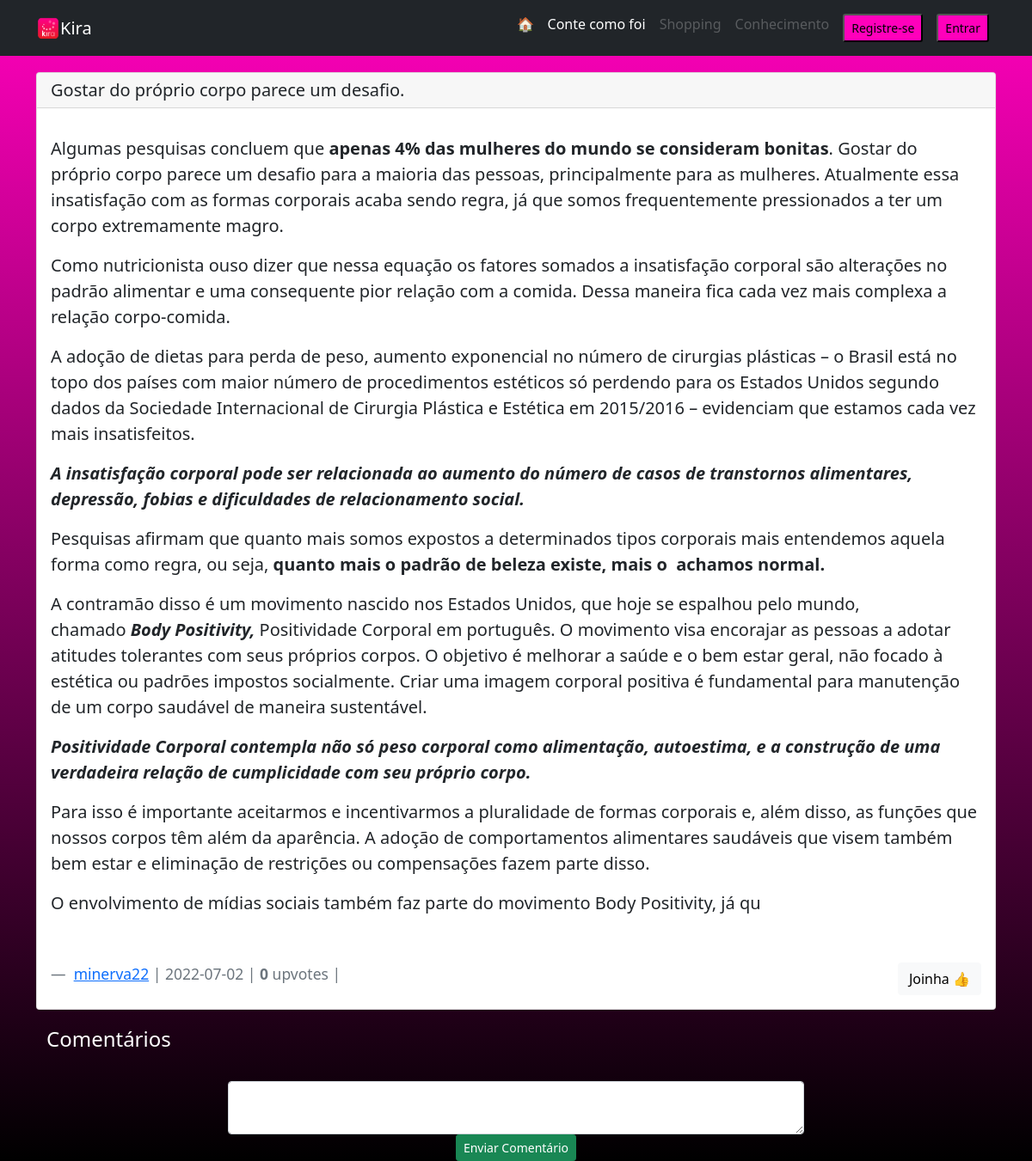
/post/1, run on the app's committed database.
### main.py (models this page shows)
class Post(db.Model): #FILHO
    __tablename__ = "posts"
    id = db.Column(db.Integer, primary_key=True)
    id_autor_post = db.Column(db.Integer, db.ForeignKey("usuarios.id"))
    id_comunidade = db.Column(db.Integer, db.ForeignKey("comunidades.id"))
    titulo = db.Column(db.String(140), nullable=False)
    data = db.Column(db.Date, nullable=False)
    corpo = db.Column(db.Text, nullable=False)
    eh_artigo = db.Column(db.Boolean,nullable=False)
    upvotes = db.Column(db.Integer, default=0)
    comentarios = relationship("Comentario", back_populates="parent_post")
    autor_post = relationship("Usuario", back_populates="posts")
    comunidade = relationship("Comunidade", back_populates="posts")

class Usuario(UserMixin, db.Model): #PAI
    __tablename__ = "usuarios"
    id = db.Column(db.Integer, primary_key=True)
    nome_completo = db.Column(db.String(200))
    username = db.Column(db.String(100), unique=True)
    email = db.Column(db.String(200), unique=True)
    password = db.Column(db.String(100))
    pontos = db.Column(db.Integer)
    posts = relationship("Post", back_populates="autor_post")
    comentarios_usuario = relationship("Comentario", back_populates="autor_comentario")
    comunidades_criadas = relationship("Comunidade", back_populates="criador")
    entradas_usuario = relationship("Entrada", back_populates="autor_entrada")
    dms_recebidas = relationship("DirectMessage", back_populates="recipiente")

### main.py (the view, shortened to what this page needs)
@app.route("/post/<int:q_id>", methods=['GET', 'POST'])
def show_post(q_id):
    form_comentario = FormComentario()
    db_post = Post.query.get(q_id)
    if db_post:
        return render_template('post.html', post=db_post, form_comentario=form_comentario)
    else:
        return abort(404)

### forms.py
class FormComentario(FlaskForm):
    corpo_form = CKEditorField("", validators=[DataRequired()])
    submit = SubmitField("Enviar Comentário")

### templates/post.html (shortened to what this page needs)
{% extends "base.html" %}
{% import "bootstrap/wtf.html" as wtf %}
{% block content %}
<div >
    <div id="post-display" class="container">
        <div class="card">
          <h5 class="card-header">{{ post.titulo }}</h5>
          <div class="card-body blockquote mb-0">
            <p class="card-text">{{ post.corpo | safe}}</p>
            <footer class="blockquote-footer" style="margin-top: 5%">
                <a href="{{ url_for('user_page', id_usuario=post.autor_post.id) }}">{{ post.autor_post.username }}</a>
                | {{ post.data }} |
                <strong>{{ post.upvotes }}</strong> upvotes |
                <a href="{{ url_for('upvote_post', q_id=post.id) }}" class="btn btn-light" style="float: right">Joinha 👍</a>
            </footer>
          </div>
        </div>
    </div>
    <div id="comments" class="container" style="margin: 1% auto">
        <h4 class="text-white container" style="margin: 20px 0 10px 0">Comentários</h4>
        <div style="width: 60%; margin: 0 auto; text-align: center">
            {{ wtf.quick_form(form_comentario, novalidate=True, button_map={"submit": "success btn-sm"}) }}
        </div>
    </div>
</div>
{% endblock %}

### data on the page
Post: titulo "Gostar do próprio corpo parece um desafio.", corpo "Algumas pesquisas concluem que apenas 4% das mulheres do mundo se consideram bonitas . Gostar do próprio corpo parece um desafio para a maioria das pessoas, principalmente para as mulheres. Atualmente essa insatisfação com as formas corporais acaba sendo regra, já que somos frequentemente pressionados a ter um corpo extremamente magro. Como nutricionista ouso dizer que nessa equação os fatores somados a insatisfação corporal são alterações no padrão alimentar e uma consequente pior relação com a comida. Dessa maneira fica cada vez mais complexa a relação corpo-comida. A adoção de dietas para perda de peso, aumento exponencial no número de cirurgias plásticas – o Brasil está no topo dos…", data "2022-07-02", upvotes "0"
Usuario: autor_post.username "minerva22"
